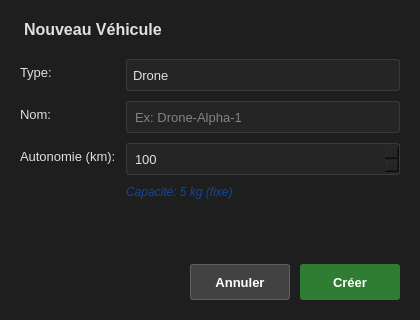
<?xml version="1.0" encoding="UTF-8"?>
<ui version="4.0">
 <class>DialogCreerVehicule</class>
 <widget class="QDialog" name="DialogCreerVehicule">
  <property name="geometry">
   <rect>
    <x>0</x>
    <y>0</y>
    <width>420</width>
    <height>320</height>
   </rect>
  </property>
  <property name="windowTitle">
   <string>Créer un Véhicule</string>
  </property>
  <property name="styleSheet">
   <string notr="true">
     QDialog {
       background-color: #1e1e1e;
       color: #e0e0e0;
     }
     QLabel {
       color: #e0e0e0;
       font-size: 13px;
     }
     QLineEdit, QSpinBox, QComboBox {
       background-color: #252525;
       color: #e0e0e0;
       border: 1px solid #3a3a3a;
       border-radius: 3px;
       padding: 6px;
       font-size: 13px;
     }
     QLineEdit:focus, QSpinBox:focus, QComboBox:focus {
       border: 1px solid #0d47a1;
     }
     QComboBox::drop-down {
       border: none;
     }
     QComboBox::down-arrow {
       image: none;
       border-left: 5px solid transparent;
       border-right: 5px solid transparent;
       border-top: 5px solid #e0e0e0;
       margin-right: 5px;
     }
     QPushButton {
       background-color: #2e7d32;
       color: white;
       border: none;
       border-radius: 3px;
       padding: 8px 16px;
       font-weight: bold;
       font-size: 13px;
     }
     QPushButton:hover {
       background-color: #388e3c;
     }
     QPushButton:pressed {
       background-color: #1b5e20;
     }
     QPushButton#btnAnnuler {
       background-color: #424242;
       border: 1px solid #616161;
     }
     QPushButton#btnAnnuler:hover {
       background-color: #616161;
     }
     QPushButton#btnAnnuler:pressed {
       background-color: #303030;
     }
   </string>
  </property>
  <layout class="QVBoxLayout" name="verticalLayout">
   <property name="spacing">
    <number>12</number>
   </property>
   <property name="leftMargin">
    <number>20</number>
   </property>
   <property name="topMargin">
    <number>20</number>
   </property>
   <property name="rightMargin">
    <number>20</number>
   </property>
   <property name="bottomMargin">
    <number>20</number>
   </property>
   <item>
    <widget class="QLabel" name="labelTitre">
     <property name="text">
      <string>Nouveau Véhicule</string>
     </property>
     <property name="styleSheet">
      <string notr="true">
        QLabel {
          font-size: 16px;
          font-weight: bold;
          color: #e0e0e0;
          padding-bottom: 8px;
        }
      </string>
     </property>
    </widget>
   </item>
   <item>
    <layout class="QFormLayout" name="formLayout">
     <property name="horizontalSpacing">
      <number>10</number>
     </property>
     <property name="verticalSpacing">
      <number>10</number>
     </property>
     <item row="0" column="0">
      <widget class="QLabel" name="labelType">
       <property name="text">
        <string>Type:</string>
       </property>
      </widget>
     </item>
     <item row="0" column="1">
      <widget class="QComboBox" name="comboType">
       <property name="minimumSize">
        <size>
         <width>0</width>
         <height>32</height>
        </size>
       </property>
       <item>
        <property name="text">
         <string>Drone</string>
        </property>
       </item>
       <item>
        <property name="text">
         <string>Camionnette Électrique</string>
        </property>
       </item>
       <item>
        <property name="text">
         <string>Robot de Trottoir</string>
        </property>
       </item>
      </widget>
     </item>
     <item row="1" column="0">
      <widget class="QLabel" name="labelNom">
       <property name="text">
        <string>Nom:</string>
       </property>
      </widget>
     </item>
     <item row="1" column="1">
      <widget class="QLineEdit" name="editNom">
       <property name="minimumSize">
        <size>
         <width>0</width>
         <height>32</height>
        </size>
       </property>
       <property name="placeholderText">
        <string>Ex: Drone-Alpha-1</string>
       </property>
      </widget>
     </item>
     <item row="2" column="0">
      <widget class="QLabel" name="labelAltitudeMax">
       <property name="text">
        <string>Autonomie (km):</string>
       </property>
      </widget>
     </item>
     <item row="2" column="1">
      <widget class="QSpinBox" name="spinAltitudeMax">
       <property name="minimumSize">
        <size>
         <width>0</width>
         <height>32</height>
        </size>
       </property>
       <property name="minimum">
        <number>10</number>
       </property>
       <property name="maximum">
        <number>500</number>
       </property>
       <property name="value">
        <number>100</number>
       </property>
      </widget>
     </item>
     <item row="3" column="1">
      <widget class="QLabel" name="labelCapaciteInfo">
       <property name="text">
        <string>Capacité: 5 kg (fixe)</string>
       </property>
       <property name="styleSheet">
        <string notr="true">
          QLabel {
            color: #0d47a1;
            font-size: 12px;
            font-style: italic;
          }
        </string>
       </property>
      </widget>
     </item>
    </layout>
   </item>
   <item>
    <spacer name="verticalSpacer">
     <property name="orientation">
      <enum>Qt::Vertical</enum>
     </property>
     <property name="sizeHint" stdset="0">
      <size>
       <width>20</width>
       <height>40</height>
      </size>
     </property>
    </spacer>
   </item>
   <item>
    <layout class="QHBoxLayout" name="horizontalLayout">
     <property name="spacing">
      <number>10</number>
     </property>
     <item>
      <spacer name="horizontalSpacer">
       <property name="orientation">
        <enum>Qt::Horizontal</enum>
       </property>
       <property name="sizeHint" stdset="0">
        <size>
         <width>40</width>
         <height>20</height>
        </size>
       </property>
      </spacer>
     </item>
     <item>
      <widget class="QPushButton" name="btnAnnuler">
       <property name="minimumSize">
        <size>
         <width>100</width>
         <height>36</height>
        </size>
       </property>
       <property name="text">
        <string>Annuler</string>
       </property>
      </widget>
     </item>
     <item>
      <widget class="QPushButton" name="btnValider">
       <property name="minimumSize">
        <size>
         <width>100</width>
         <height>36</height>
        </size>
       </property>
       <property name="text">
        <string>Créer</string>
       </property>
       <property name="default">
        <bool>true</bool>
       </property>
      </widget>
     </item>
    </layout>
   </item>
  </layout>
 </widget>
 <resources/>
 <connections/>
</ui>
